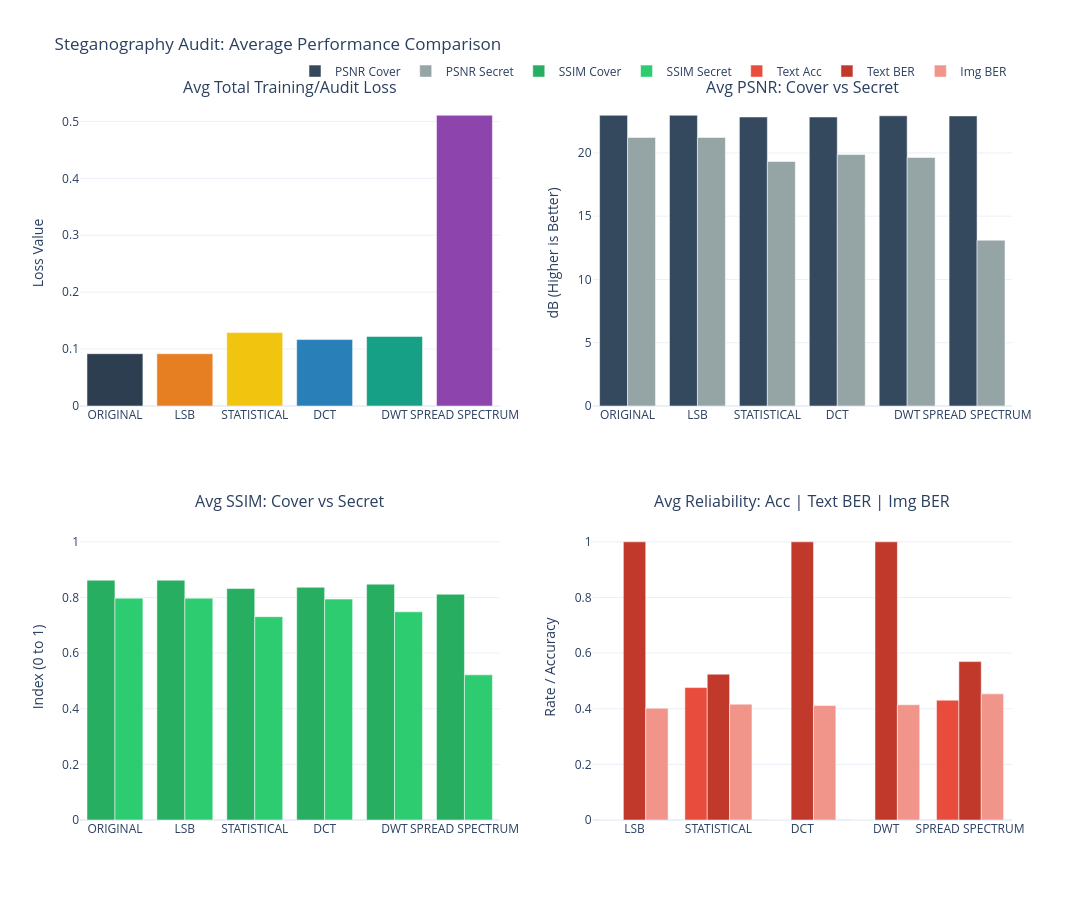
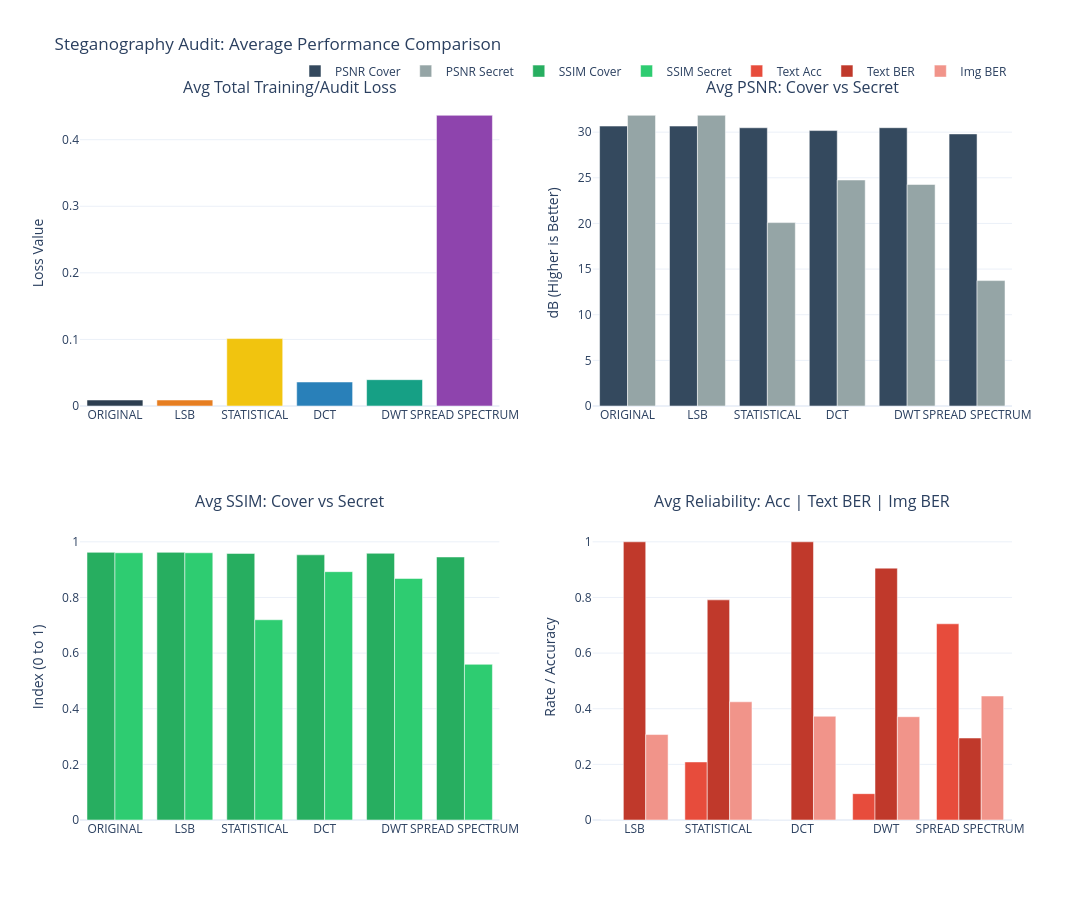
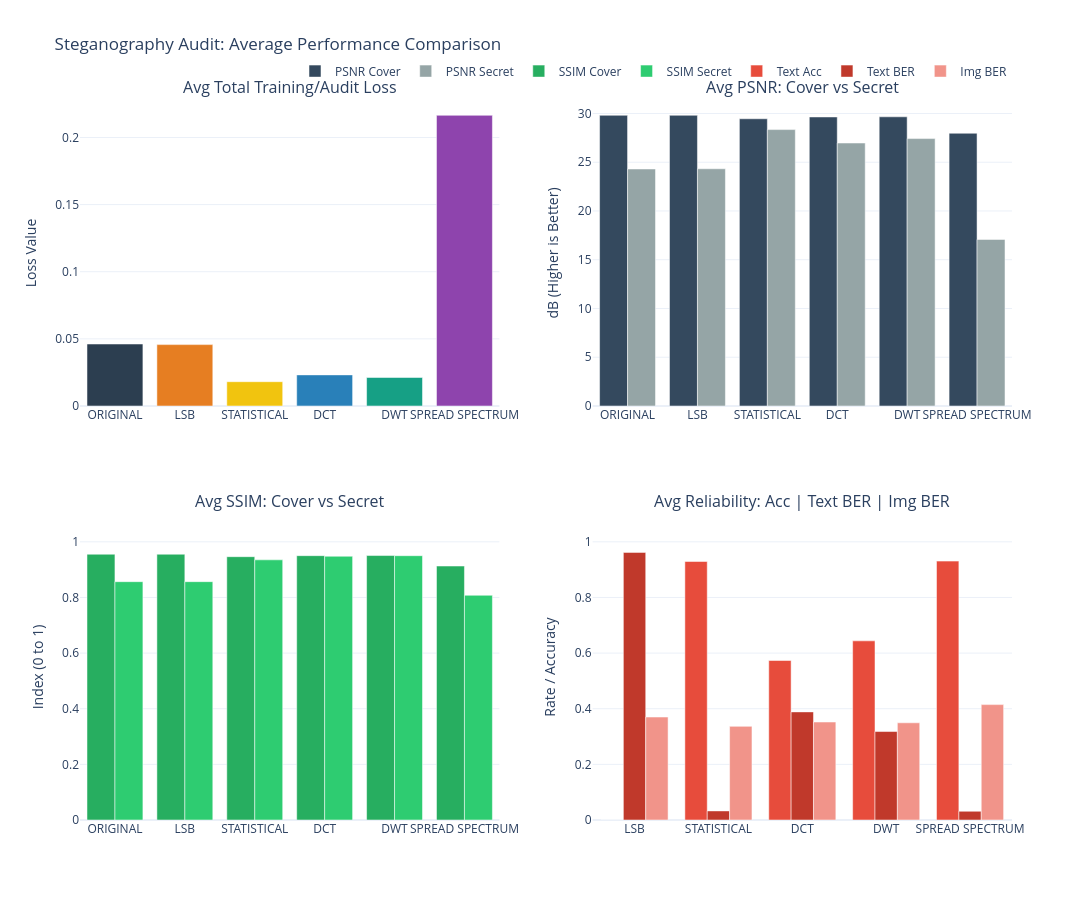
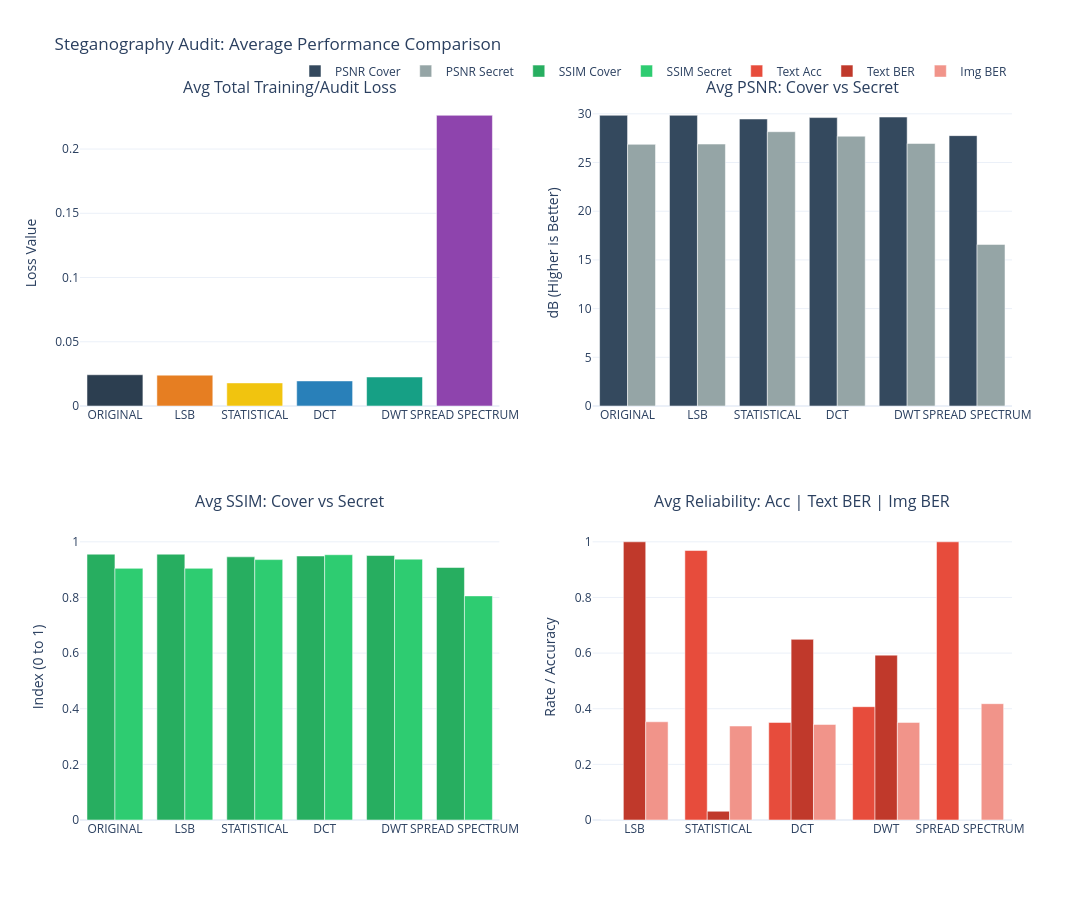

Write notebook code for charts like these, in order.
### Code cell
from tqdm.auto import tqdm


def sanitize_string(s):
    """Replaces unprintable/corrupted characters with a dot (.)"""
    if not isinstance(s, str):
        return ""
    return "".join(c if c in string.printable and c not in ['\n', '\r'] else '.' for c in s)


# reload just to check saved model works, and so this can be run without fit if needed.
for stego_map_ablation_idx, ablation_idx in RUN_PLAN:

    _cfg = ABLATION_CONFIGS[ablation_idx]
    _stego_cfg = STEGO_MAP_ABLATIONS[stego_map_ablation_idx]
    stego_tag = _stego_cfg["tag"]

    stego_map = build_stego_map_from_ablation(_stego_cfg)
    fixed_byte_len, max_safe_word_len, _run_rs = determine_global_limits(
        stego_map, _cfg["RS_BYTES"])

    # Restore the RS config this ablation was trained with
    _abl_rs = _run_rs
    if _abl_rs >= fixed_byte_len - 2:
        _abl_rs = fixed_byte_len // 2
    RS_BYTES = _abl_rs
    rs = RSCodec(RS_BYTES)

    holdout_safe_word_list, holdout_max_char_len = build_safe_word_list(
        word_list, codec, fixed_byte_len)
    if not holdout_safe_word_list:
        raise RuntimeError(
            f"No safe holdout words available for ablation {ablation_idx} with RS_BYTES={RS_BYTES}"
        )

    run_models_dir = os.path.join(models_dir, stego_tag, str(ablation_idx))
    run_data_dir = os.path.join(data_dir, stego_tag, str(ablation_idx))
    os.makedirs(os.path.join(run_data_dir, 'visual_results'), exist_ok=True)
    prep_network, hide_network, reveal_network = load_weights_from_checkpoint(
        run_models_dir
    )

    all_metrics = []

    methods = ['original'] + [k.lower() for k in stego_map.keys()]

    num_samples = len(holdout_dataset)
    print(f"Evaluating {num_samples} samples...")

    sample_dataset = holdout_dataset.take(num_samples)
    pbar = tqdm(enumerate(sample_dataset), total=num_samples,
                desc="Audit Progress", unit="img")

    random_word = random.choice(holdout_safe_word_list) + "\0"
    check_audit_viability(random_word, codec, stego_map)

    for i, (cover_tensor, secret_tensor) in pbar:
        # Prepare single sample
        secret_text = random.choice(holdout_safe_word_list) + "\0"
        sc = to_scale(to_display(cover_tensor))[tf.newaxis, ...]
        original_secret_img = to_display(secret_tensor)

        for method in methods:
            # Dynamic Tool Lookup
            tool = next((v for k, v in stego_map.items()
                        if k.lower() == method), None)

            # --- 1. Embed ---
            pre_nn_text = ""
            revealed_text = ""
            embed_success = True

            if method == 'original' or tool is None:
                new_secret = original_secret_img
            else:
                try:
                    new_secret = tool.embed(
                        original_secret_img, secret_text, codec
                    )
                    try:
                        pre_nn_text = tool.extract(new_secret, codec)
                    except:
                        pre_nn_text = "[Extract Failed]"
                except Exception as e:
                    embed_success = False
                    new_secret = original_secret_img
                    pre_nn_text = "[EMBED FAIL]"

            ss = to_scale(new_secret)[tf.newaxis, ...]

            # --- 2. Inference ---
            p_out = prep_network(ss, training=False)
            h_out = hide_network([sc, p_out], training=False)
            r_out = reveal_network(h_out, training=False)

            h_out = tf.cast(h_out, tf.float32)
            r_out = tf.cast(r_out, tf.float32)

            # --- 3. Extract & Metrics ---

            if method != 'original' and tool is not None:
                if embed_success:
                    try:
                        revealed_text = tool.extract(
                            to_display(r_out[0]), codec)
                    except:
                        revealed_text = "[Extract Failed]"
                else:
                    revealed_text = "[SKIPPED]"

                # Clean and truncate the strings for neat console formatting
                clean_sec = sanitize_string(secret_text.replace('\0', ''))
                clean_pre = sanitize_string(pre_nn_text.replace(
                    '\0', '')) if pre_nn_text else "[EMPTY]"
                clean_rev = sanitize_string(
                    revealed_text.replace('\0', ''))[:15]

                # print(
                #     f"Img {i} | {method:<15} | Sec: '{clean_sec:<12}' | PreNN: '{clean_pre:<15}' | Rev: '{clean_rev:<15}'")

            text_acc = acc_txt(secret_text, revealed_text)
            ber_text = calculate_text_ber(secret_text, revealed_text)
            ber_img = calculate_img_ber(ss, r_out)

            # print(
            #     f"text_acc: {text_acc:.2f}, ber_text: {ber_text:.2f}, ber_img: {ber_img:.2f}")
            # PSNR/SSIM
            p_c = tf.image.psnr(sc, h_out, max_val=1.0).numpy()[0]
            p_s = tf.image.psnr(ss, r_out, max_val=1.0).numpy()[0]
            s_c = tf.image.ssim(sc, h_out, max_val=1.0).numpy()[0]
            s_s = tf.image.ssim(ss, r_out, max_val=1.0).numpy()[0]

            t_loss, c_loss, s_loss = steganography_loss(sc, ss, h_out, r_out)

            # --- 4. Periodic Visual Saving ---
            # Saves every 100th image processed to avoid disk bloat
            if (i + 1) % 100 == 0:
                save_raw_images(
                    pre_secret=original_secret_img,
                    cover=to_display(sc[0]),
                    secret=to_display(ss[0]),
                    stego=to_display(h_out[0]),
                    reveal=to_display(r_out[0]),
                    method_name=method,
                    index=i,
                    save_dir=run_data_dir
                )
                save_visual_comparison(
                    cover=to_display(sc[0]),
                    secret=to_display(ss[0]),
                    stego=to_display(h_out[0]),
                    reveal=to_display(r_out[0]),
                    method_name=method,
                    index=i,
                    save_dir=os.path.join(run_data_dir, 'visual_results')
                )

            # --- 5. Data Accumulation ---
            all_metrics.append({
                "image_index": i,
                "method": method,
                "total_loss": float(t_loss.numpy()),
                "psnr_c": float(p_c),
                "ssim_c": float(s_c),
                "psnr_s": float(p_s),
                "ssim_s": float(s_s),
                "ber_img": float(ber_img),
                "ber_text": float(ber_text),
                "text_acc": float(text_acc)
            })

        pbar.set_postfix({"img": i, "last_acc": f"{text_acc:.2f}"})

    # save all_metrics to csv here
    df_metrics = pd.DataFrame(all_metrics)
    final_summary_path = os.path.join(run_data_dir, 'evaluation_metrics.csv')
    df_metrics.to_csv(final_summary_path, index=False)
    print(f"Metrics saved to {final_summary_path}")

    # --- 2. Final Averaging ---
    print("\n=== Final Average Evaluation Metrics ===")
    summary = df_metrics.groupby(
        'method')[['total_loss', 'psnr_c', 'psnr_s', 'text_acc', 'ber_img', 'ber_text']].mean()
    print(summary)

    plot_final_summary(all_metrics, os.path.join(
        run_data_dir, 'final_summary_plot.pdf'))

    del prep_network, hide_network, reveal_network
    tf.keras.backend.clear_session()
    gc.collect()

### Figure 1 — Plotly figure (JSON) as saved in the notebook; plotly's stock layout.template omitted (floating-point values rounded to 4 significant figures)
{"data": [{"marker": {"color": ["#2C3E50", "#E67E22", "#F1C40F", "#2980B9", "#16A085", "#8E44AD"]}, "name": "Total Loss", "showlegend": false, "type": "bar", "x": ["ORIGINAL", "LSB", "STATISTICAL", "DCT", "DWT", "SPREAD SPECTRUM"], "xaxis": "x", "y": [0.09186, 0.09186, 0.1289, 0.1167, 0.1222, 0.5107], "yaxis": "y"}, {"marker": {"color": "#34495E"}, "name": "PSNR Cover", "type": "bar", "x": ["ORIGINAL", "LSB", "STATISTICAL", "DCT", "DWT", "SPREAD SPECTRUM"], "xaxis": "x2", "y": [22.97, 22.97, 22.83, 22.83, 22.93, 22.92], "yaxis": "y2"}, {"marker": {"color": "#95A5A6"}, "name": "PSNR Secret", "type": "bar", "x": ["ORIGINAL", "LSB", "STATISTICAL", "DCT", "DWT", "SPREAD SPECTRUM"], "xaxis": "x2", "y": [21.22, 21.22, 19.32, 19.87, 19.64, 13.1], "yaxis": "y2"}, {"marker": {"color": "#27AE60"}, "name": "SSIM Cover", "type": "bar", "x": ["ORIGINAL", "LSB", "STATISTICAL", "DCT", "DWT", "SPREAD SPECTRUM"], "xaxis": "x3", "y": [0.8619, 0.8619, 0.832, 0.8365, 0.8478, 0.8114], "yaxis": "y3"}, {"marker": {"color": "#2ECC71"}, "name": "SSIM Secret", "type": "bar", "x": ["ORIGINAL", "LSB", "STATISTICAL", "DCT", "DWT", "SPREAD SPECTRUM"], "xaxis": "x3", "y": [0.7973, 0.7973, 0.7309, 0.7941, 0.7484, 0.5218], "yaxis": "y3"}, {"marker": {"color": "#E74C3C"}, "name": "Text Acc", "type": "bar", "x": ["LSB", "STATISTICAL", "DCT", "DWT", "SPREAD SPECTRUM"], "xaxis": "x4", "y": [0, 0.476, 0, 0, 0.4307], "yaxis": "y4"}, {"marker": {"color": "#C0392B"}, "name": "Text BER", "type": "bar", "x": ["LSB", "STATISTICAL", "DCT", "DWT", "SPREAD SPECTRUM"], "xaxis": "x4", "y": [1, 0.524, 1, 1, 0.5693], "yaxis": "y4"}, {"marker": {"color": "#F1948A"}, "name": "Img BER", "type": "bar", "x": ["LSB", "STATISTICAL", "DCT", "DWT", "SPREAD SPECTRUM"], "xaxis": "x4", "y": [0.4017, 0.4164, 0.4114, 0.4142, 0.4534], "yaxis": "y4"}], "layout": {"annotations": [{"font": {"size": 16}, "showarrow": false, "text": "Avg Total Training/Audit Loss", "x": 0.225, "xanchor": "center", "xref": "paper", "y": 1, "yanchor": "bottom", "yref": "paper"}, {"font": {"size": 16}, "showarrow": false, "text": "Avg PSNR: Cover vs Secret", "x": 0.775, "xanchor": "center", "xref": "paper", "y": 1, "yanchor": "bottom", "yref": "paper"}, {"font": {"size": 16}, "showarrow": false, "text": "Avg SSIM: Cover vs Secret", "x": 0.225, "xanchor": "center", "xref": "paper", "y": 0.425, "yanchor": "bottom", "yref": "paper"}, {"font": {"size": 16}, "showarrow": false, "text": "Avg Reliability: Acc | Text BER | Img BER", "x": 0.775, "xanchor": "center", "xref": "paper", "y": 0.425, "yanchor": "bottom", "yref": "paper"}], "barmode": "group", "height": 900, "legend": {"orientation": "h", "x": 1, "xanchor": "right", "y": 1.02, "yanchor": "bottom"}, "title": {"text": "Steganography Audit: Average Performance Comparison"}, "width": 1200, "xaxis": {"anchor": "y", "domain": [0, 0.45]}, "xaxis2": {"anchor": "y2", "domain": [0.55, 1]}, "xaxis3": {"anchor": "y3", "domain": [0, 0.45]}, "xaxis4": {"anchor": "y4", "domain": [0.55, 1]}, "yaxis": {"anchor": "x", "domain": [0.575, 1], "title": {"text": "Loss Value"}}, "yaxis2": {"anchor": "x2", "domain": [0.575, 1], "title": {"text": "dB (Higher is Better)"}}, "yaxis3": {"anchor": "x3", "domain": [0, 0.425], "range": [0, 1.1], "title": {"text": "Index (0 to 1)"}}, "yaxis4": {"anchor": "x4", "domain": [0, 0.425], "range": [0, 1.1], "title": {"text": "Rate / Accuracy"}}}}

### Figure 2 — Plotly figure (JSON) as saved in the notebook; plotly's stock layout.template omitted (floating-point values rounded to 4 significant figures)
{"data": [{"marker": {"color": ["#2C3E50", "#E67E22", "#F1C40F", "#2980B9", "#16A085", "#8E44AD"]}, "name": "Total Loss", "showlegend": false, "type": "bar", "x": ["ORIGINAL", "LSB", "STATISTICAL", "DCT", "DWT", "SPREAD SPECTRUM"], "xaxis": "x", "y": [0.008976, 0.008972, 0.1013, 0.03604, 0.03953, 0.4366], "yaxis": "y"}, {"marker": {"color": "#34495E"}, "name": "PSNR Cover", "type": "bar", "x": ["ORIGINAL", "LSB", "STATISTICAL", "DCT", "DWT", "SPREAD SPECTRUM"], "xaxis": "x2", "y": [30.67, 30.67, 30.48, 30.17, 30.49, 29.81], "yaxis": "y2"}, {"marker": {"color": "#95A5A6"}, "name": "PSNR Secret", "type": "bar", "x": ["ORIGINAL", "LSB", "STATISTICAL", "DCT", "DWT", "SPREAD SPECTRUM"], "xaxis": "x2", "y": [31.84, 31.84, 20.09, 24.76, 24.27, 13.74], "yaxis": "y2"}, {"marker": {"color": "#27AE60"}, "name": "SSIM Cover", "type": "bar", "x": ["ORIGINAL", "LSB", "STATISTICAL", "DCT", "DWT", "SPREAD SPECTRUM"], "xaxis": "x3", "y": [0.9621, 0.9621, 0.9582, 0.9532, 0.9587, 0.9455], "yaxis": "y3"}, {"marker": {"color": "#2ECC71"}, "name": "SSIM Secret", "type": "bar", "x": ["ORIGINAL", "LSB", "STATISTICAL", "DCT", "DWT", "SPREAD SPECTRUM"], "xaxis": "x3", "y": [0.9606, 0.9606, 0.7198, 0.8926, 0.8682, 0.5596], "yaxis": "y3"}, {"marker": {"color": "#E74C3C"}, "name": "Text Acc", "type": "bar", "x": ["LSB", "STATISTICAL", "DCT", "DWT", "SPREAD SPECTRUM"], "xaxis": "x4", "y": [0, 0.2087, 0, 0.09467, 0.7053], "yaxis": "y4"}, {"marker": {"color": "#C0392B"}, "name": "Text BER", "type": "bar", "x": ["LSB", "STATISTICAL", "DCT", "DWT", "SPREAD SPECTRUM"], "xaxis": "x4", "y": [1, 0.7913, 1, 0.9053, 0.2947], "yaxis": "y4"}, {"marker": {"color": "#F1948A"}, "name": "Img BER", "type": "bar", "x": ["LSB", "STATISTICAL", "DCT", "DWT", "SPREAD SPECTRUM"], "xaxis": "x4", "y": [0.3072, 0.4249, 0.3729, 0.3713, 0.4457], "yaxis": "y4"}], "layout": {"annotations": [{"font": {"size": 16}, "showarrow": false, "text": "Avg Total Training/Audit Loss", "x": 0.225, "xanchor": "center", "xref": "paper", "y": 1, "yanchor": "bottom", "yref": "paper"}, {"font": {"size": 16}, "showarrow": false, "text": "Avg PSNR: Cover vs Secret", "x": 0.775, "xanchor": "center", "xref": "paper", "y": 1, "yanchor": "bottom", "yref": "paper"}, {"font": {"size": 16}, "showarrow": false, "text": "Avg SSIM: Cover vs Secret", "x": 0.225, "xanchor": "center", "xref": "paper", "y": 0.425, "yanchor": "bottom", "yref": "paper"}, {"font": {"size": 16}, "showarrow": false, "text": "Avg Reliability: Acc | Text BER | Img BER", "x": 0.775, "xanchor": "center", "xref": "paper", "y": 0.425, "yanchor": "bottom", "yref": "paper"}], "barmode": "group", "height": 900, "legend": {"orientation": "h", "x": 1, "xanchor": "right", "y": 1.02, "yanchor": "bottom"}, "title": {"text": "Steganography Audit: Average Performance Comparison"}, "width": 1200, "xaxis": {"anchor": "y", "domain": [0, 0.45]}, "xaxis2": {"anchor": "y2", "domain": [0.55, 1]}, "xaxis3": {"anchor": "y3", "domain": [0, 0.45]}, "xaxis4": {"anchor": "y4", "domain": [0.55, 1]}, "yaxis": {"anchor": "x", "domain": [0.575, 1], "title": {"text": "Loss Value"}}, "yaxis2": {"anchor": "x2", "domain": [0.575, 1], "title": {"text": "dB (Higher is Better)"}}, "yaxis3": {"anchor": "x3", "domain": [0, 0.425], "range": [0, 1.1], "title": {"text": "Index (0 to 1)"}}, "yaxis4": {"anchor": "x4", "domain": [0, 0.425], "range": [0, 1.1], "title": {"text": "Rate / Accuracy"}}}}

### Figure 3 — Plotly figure (JSON) as saved in the notebook; plotly's stock layout.template omitted (floating-point values rounded to 4 significant figures)
{"data": [{"marker": {"color": ["#2C3E50", "#E67E22", "#F1C40F", "#2980B9", "#16A085", "#8E44AD"]}, "name": "Total Loss", "showlegend": false, "type": "bar", "x": ["ORIGINAL", "LSB", "STATISTICAL", "DCT", "DWT", "SPREAD SPECTRUM"], "xaxis": "x", "y": [0.04616, 0.04572, 0.0181, 0.02317, 0.02125, 0.2165], "yaxis": "y"}, {"marker": {"color": "#34495E"}, "name": "PSNR Cover", "type": "bar", "x": ["ORIGINAL", "LSB", "STATISTICAL", "DCT", "DWT", "SPREAD SPECTRUM"], "xaxis": "x2", "y": [29.81, 29.81, 29.46, 29.64, 29.66, 27.97], "yaxis": "y2"}, {"marker": {"color": "#95A5A6"}, "name": "PSNR Secret", "type": "bar", "x": ["ORIGINAL", "LSB", "STATISTICAL", "DCT", "DWT", "SPREAD SPECTRUM"], "xaxis": "x2", "y": [24.3, 24.33, 28.35, 26.97, 27.42, 17.08], "yaxis": "y2"}, {"marker": {"color": "#27AE60"}, "name": "SSIM Cover", "type": "bar", "x": ["ORIGINAL", "LSB", "STATISTICAL", "DCT", "DWT", "SPREAD SPECTRUM"], "xaxis": "x3", "y": [0.9554, 0.9554, 0.9466, 0.9502, 0.9507, 0.9129], "yaxis": "y3"}, {"marker": {"color": "#2ECC71"}, "name": "SSIM Secret", "type": "bar", "x": ["ORIGINAL", "LSB", "STATISTICAL", "DCT", "DWT", "SPREAD SPECTRUM"], "xaxis": "x3", "y": [0.8567, 0.8567, 0.9352, 0.9481, 0.9501, 0.8078], "yaxis": "y3"}, {"marker": {"color": "#E74C3C"}, "name": "Text Acc", "type": "bar", "x": ["LSB", "STATISTICAL", "DCT", "DWT", "SPREAD SPECTRUM"], "xaxis": "x4", "y": [0, 0.9293, 0.5733, 0.644, 0.9307], "yaxis": "y4"}, {"marker": {"color": "#C0392B"}, "name": "Text BER", "type": "bar", "x": ["LSB", "STATISTICAL", "DCT", "DWT", "SPREAD SPECTRUM"], "xaxis": "x4", "y": [0.962, 0.03268, 0.3887, 0.318, 0.03135], "yaxis": "y4"}, {"marker": {"color": "#F1948A"}, "name": "Img BER", "type": "bar", "x": ["LSB", "STATISTICAL", "DCT", "DWT", "SPREAD SPECTRUM"], "xaxis": "x4", "y": [0.3701, 0.3366, 0.3522, 0.3495, 0.4148], "yaxis": "y4"}], "layout": {"annotations": [{"font": {"size": 16}, "showarrow": false, "text": "Avg Total Training/Audit Loss", "x": 0.225, "xanchor": "center", "xref": "paper", "y": 1, "yanchor": "bottom", "yref": "paper"}, {"font": {"size": 16}, "showarrow": false, "text": "Avg PSNR: Cover vs Secret", "x": 0.775, "xanchor": "center", "xref": "paper", "y": 1, "yanchor": "bottom", "yref": "paper"}, {"font": {"size": 16}, "showarrow": false, "text": "Avg SSIM: Cover vs Secret", "x": 0.225, "xanchor": "center", "xref": "paper", "y": 0.425, "yanchor": "bottom", "yref": "paper"}, {"font": {"size": 16}, "showarrow": false, "text": "Avg Reliability: Acc | Text BER | Img BER", "x": 0.775, "xanchor": "center", "xref": "paper", "y": 0.425, "yanchor": "bottom", "yref": "paper"}], "barmode": "group", "height": 900, "legend": {"orientation": "h", "x": 1, "xanchor": "right", "y": 1.02, "yanchor": "bottom"}, "title": {"text": "Steganography Audit: Average Performance Comparison"}, "width": 1200, "xaxis": {"anchor": "y", "domain": [0, 0.45]}, "xaxis2": {"anchor": "y2", "domain": [0.55, 1]}, "xaxis3": {"anchor": "y3", "domain": [0, 0.45]}, "xaxis4": {"anchor": "y4", "domain": [0.55, 1]}, "yaxis": {"anchor": "x", "domain": [0.575, 1], "title": {"text": "Loss Value"}}, "yaxis2": {"anchor": "x2", "domain": [0.575, 1], "title": {"text": "dB (Higher is Better)"}}, "yaxis3": {"anchor": "x3", "domain": [0, 0.425], "range": [0, 1.1], "title": {"text": "Index (0 to 1)"}}, "yaxis4": {"anchor": "x4", "domain": [0, 0.425], "range": [0, 1.1], "title": {"text": "Rate / Accuracy"}}}}

### Figure 4 — Plotly figure (JSON) as saved in the notebook; plotly's stock layout.template omitted (floating-point values rounded to 4 significant figures)
{"data": [{"marker": {"color": ["#2C3E50", "#E67E22", "#F1C40F", "#2980B9", "#16A085", "#8E44AD"]}, "name": "Total Loss", "showlegend": false, "type": "bar", "x": ["ORIGINAL", "LSB", "STATISTICAL", "DCT", "DWT", "SPREAD SPECTRUM"], "xaxis": "x", "y": [0.02431, 0.024, 0.01797, 0.01952, 0.02257, 0.2263], "yaxis": "y"}, {"marker": {"color": "#34495E"}, "name": "PSNR Cover", "type": "bar", "x": ["ORIGINAL", "LSB", "STATISTICAL", "DCT", "DWT", "SPREAD SPECTRUM"], "xaxis": "x2", "y": [29.85, 29.85, 29.47, 29.62, 29.67, 27.76], "yaxis": "y2"}, {"marker": {"color": "#95A5A6"}, "name": "PSNR Secret", "type": "bar", "x": ["ORIGINAL", "LSB", "STATISTICAL", "DCT", "DWT", "SPREAD SPECTRUM"], "xaxis": "x2", "y": [26.86, 26.9, 28.16, 27.7, 26.96, 16.59], "yaxis": "y2"}, {"marker": {"color": "#27AE60"}, "name": "SSIM Cover", "type": "bar", "x": ["ORIGINAL", "LSB", "STATISTICAL", "DCT", "DWT", "SPREAD SPECTRUM"], "xaxis": "x3", "y": [0.9555, 0.9555, 0.946, 0.9489, 0.9507, 0.9077], "yaxis": "y3"}, {"marker": {"color": "#2ECC71"}, "name": "SSIM Secret", "type": "bar", "x": ["ORIGINAL", "LSB", "STATISTICAL", "DCT", "DWT", "SPREAD SPECTRUM"], "xaxis": "x3", "y": [0.9046, 0.9046, 0.9361, 0.9536, 0.9377, 0.8057], "yaxis": "y3"}, {"marker": {"color": "#E74C3C"}, "name": "Text Acc", "type": "bar", "x": ["LSB", "STATISTICAL", "DCT", "DWT", "SPREAD SPECTRUM"], "xaxis": "x4", "y": [0, 0.9687, 0.3507, 0.4073, 1], "yaxis": "y4"}, {"marker": {"color": "#C0392B"}, "name": "Text BER", "type": "bar", "x": ["LSB", "STATISTICAL", "DCT", "DWT", "SPREAD SPECTRUM"], "xaxis": "x4", "y": [1, 0.03133, 0.6493, 0.5927, 0], "yaxis": "y4"}, {"marker": {"color": "#F1948A"}, "name": "Img BER", "type": "bar", "x": ["LSB", "STATISTICAL", "DCT", "DWT", "SPREAD SPECTRUM"], "xaxis": "x4", "y": [0.3531, 0.3378, 0.3435, 0.3509, 0.4181], "yaxis": "y4"}], "layout": {"annotations": [{"font": {"size": 16}, "showarrow": false, "text": "Avg Total Training/Audit Loss", "x": 0.225, "xanchor": "center", "xref": "paper", "y": 1, "yanchor": "bottom", "yref": "paper"}, {"font": {"size": 16}, "showarrow": false, "text": "Avg PSNR: Cover vs Secret", "x": 0.775, "xanchor": "center", "xref": "paper", "y": 1, "yanchor": "bottom", "yref": "paper"}, {"font": {"size": 16}, "showarrow": false, "text": "Avg SSIM: Cover vs Secret", "x": 0.225, "xanchor": "center", "xref": "paper", "y": 0.425, "yanchor": "bottom", "yref": "paper"}, {"font": {"size": 16}, "showarrow": false, "text": "Avg Reliability: Acc | Text BER | Img BER", "x": 0.775, "xanchor": "center", "xref": "paper", "y": 0.425, "yanchor": "bottom", "yref": "paper"}], "barmode": "group", "height": 900, "legend": {"orientation": "h", "x": 1, "xanchor": "right", "y": 1.02, "yanchor": "bottom"}, "title": {"text": "Steganography Audit: Average Performance Comparison"}, "width": 1200, "xaxis": {"anchor": "y", "domain": [0, 0.45]}, "xaxis2": {"anchor": "y2", "domain": [0.55, 1]}, "xaxis3": {"anchor": "y3", "domain": [0, 0.45]}, "xaxis4": {"anchor": "y4", "domain": [0.55, 1]}, "yaxis": {"anchor": "x", "domain": [0.575, 1], "title": {"text": "Loss Value"}}, "yaxis2": {"anchor": "x2", "domain": [0.575, 1], "title": {"text": "dB (Higher is Better)"}}, "yaxis3": {"anchor": "x3", "domain": [0, 0.425], "range": [0, 1.1], "title": {"text": "Index (0 to 1)"}}, "yaxis4": {"anchor": "x4", "domain": [0, 0.425], "range": [0, 1.1], "title": {"text": "Rate / Accuracy"}}}}
